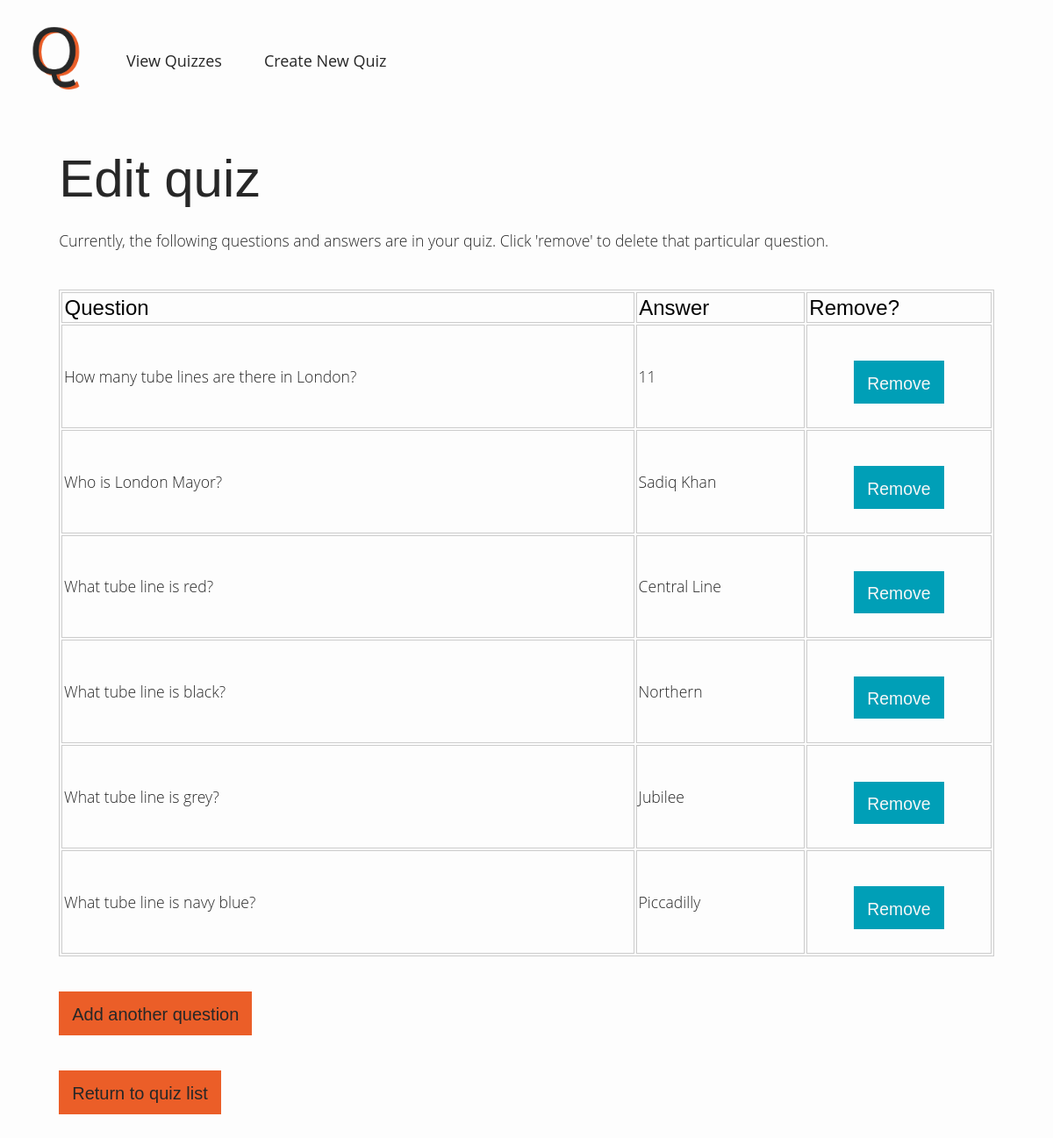
Screenshot of /edit/5 with the database file from the repository.
### app/models.py (models this page shows, shortened)
class Question(db.Model):
    id = db.Column(db.Integer, primary_key=True)
    question = db.Column(db.String(120), index=True, unique=False)
    answer = db.Column(db.String(120), index=True, unique=False)
    quiz_id = db.Column(db.Integer, db.ForeignKey("quiz.id"))

### app/routes.py (the view, shortened to what this page needs)
@app.route("/edit/<quiz_id>", methods=["GET", "POST"])
def edit(quiz_id):
	questions = Question.query.filter(Question.quiz_id==quiz_id)
	return render_template("edit.html", questions=questions, quiz_id=quiz_id)

### app/templates/edit.html (shortened to what this page needs)
{% extends "base.html" %}
{% block body %}
	<div class="quiz">
		<h1>Edit quiz</h1>
		<p class="tagline">Currently, the following questions and answers are in your quiz. Click 'remove' to delete that particular question.</p>
		<table id="edit-question-table">
			<tr>
				<th>Question</th>
				<th>Answer</th>
				<th>Remove?</th>
			</tr>
			{% for question in questions %}
				<tr>
					<td>{{ question.question }}</td>
					<td>{{ question.answer }}</td>
					<td>
						<form method="POST" action="/delete">
							<div id="remove-question">
								<input type="submit" value="Remove">
							</div>
						</form>
					</td>
				</tr>
			{% endfor %}
		</table>
		<button><a href="/add/{{ quiz_id }}">Add another question</a></button><br>
		<button><a href="/show-quizzes">Return to quiz list</a></button><br>
	</div>
{% endblock %}

### app/static/css/main.css (style rules this page uses)
body { align-items: left; background-color: #FDFDFD; }
h1 { font-family: Work Sans, sans-serif; font-weight: 300; font-size: 3.75em; margin-bottom: 0.4em; color: #272727; }
p { font-family: Open Sans, sans-serif; margin-bottom: 0px; font-size: 1.1em; font-weight: 300; color: #272727; }
a { text-decoration: none; color: #272727; }
input { width: 100%; margin-bottom: 1.3em; }
input[type="submit"], textarea, button { background-color: #EB5E28; border: none; padding: 0.75em; height: 2.5em; margin-top: 2em; font-family: Work Sans, sans-serif; font-weight: 400; font-size: 1.25em; text-decoration: none; color: #272727; }
.quiz { margin-left: 5%; margin-right: 5%; margin-bottom: 5%; }
.tagline { margin-bottom: 2.5em; }
table { width: 100%; }
th, td { padding: 0.1em; text-align: left; }
th { font-family: Work Sans, sans-serif; font-weight: 500; font-size: 1.5em; }
td { font-family: Open Sans, sans-serif; margin-bottom: 0px; font-size: 1.1em; font-weight: 300; }
#remove-question { width: 50%; margin-left: 25%; }
#remove-question input[type="submit"] { width: 100%; background-color: #009FB7; color: #f7f7f7; font-weight: 300; font-size: 1.1em; }
#edit-question-table, tr, td, th { border: 1px solid #ccc; }
#edit-question-table td { font-family: Open Sans, sans-serif; margin-bottom: 0px; font-size: 1.1em; font-weight: 300; color: #272727; }

### rows the page displays
Question: question "How many tube lines are there in London?", answer "11"
Question: question "Who is London Mayor?", answer "Sadiq Khan"
Question: question "What tube line is red?", answer "Central Line"
Question: question "What tube line is black?", answer "Northern"
Question: question "What tube line is grey?", answer "Jubilee"
Question: question "What tube line is navy blue?", answer "Piccadilly"
